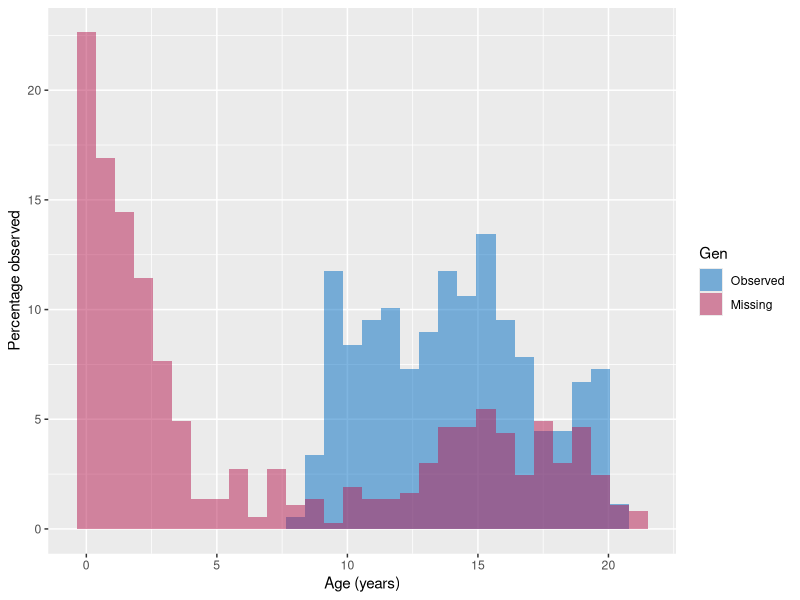
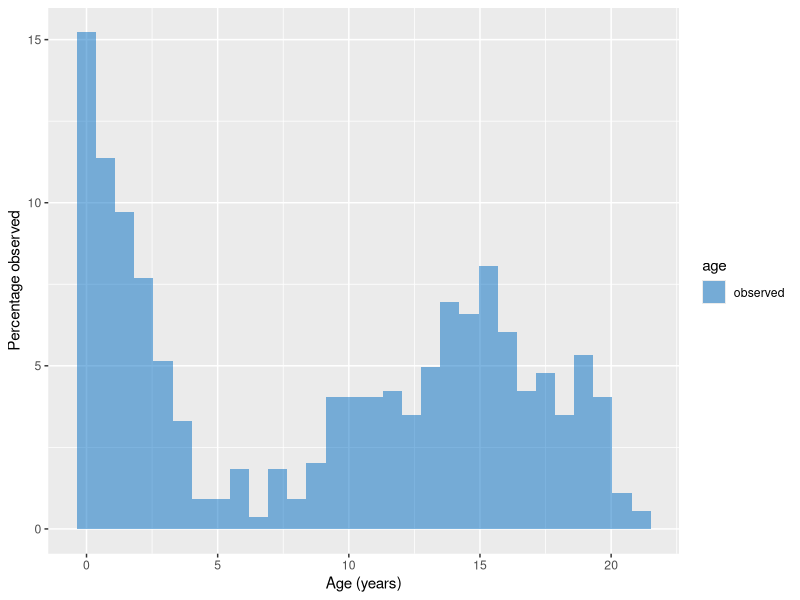
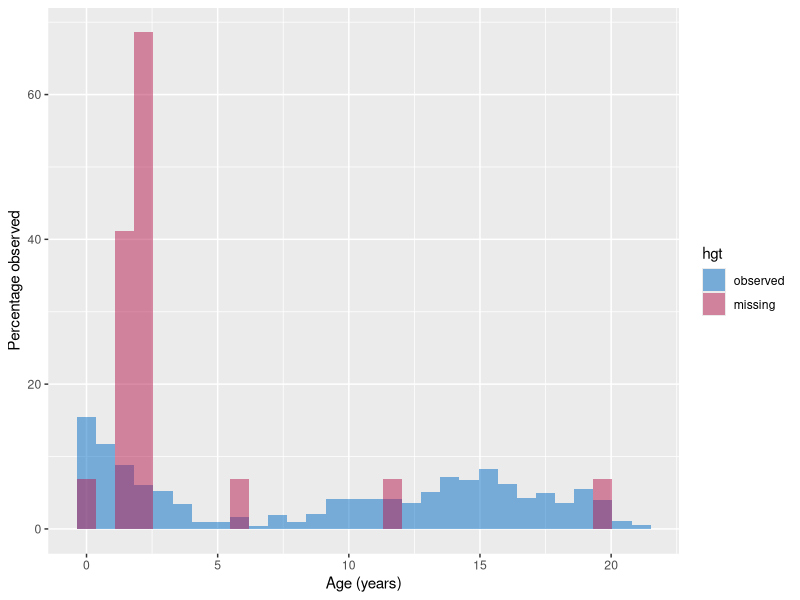
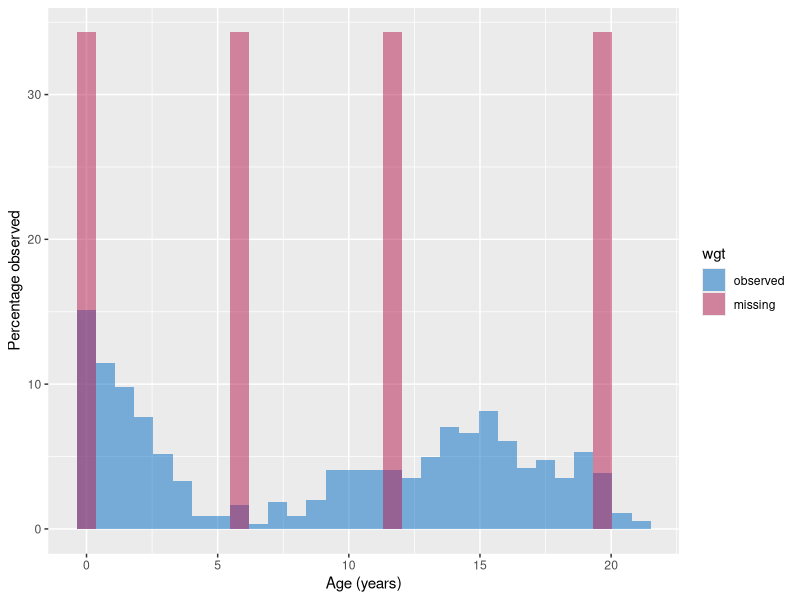
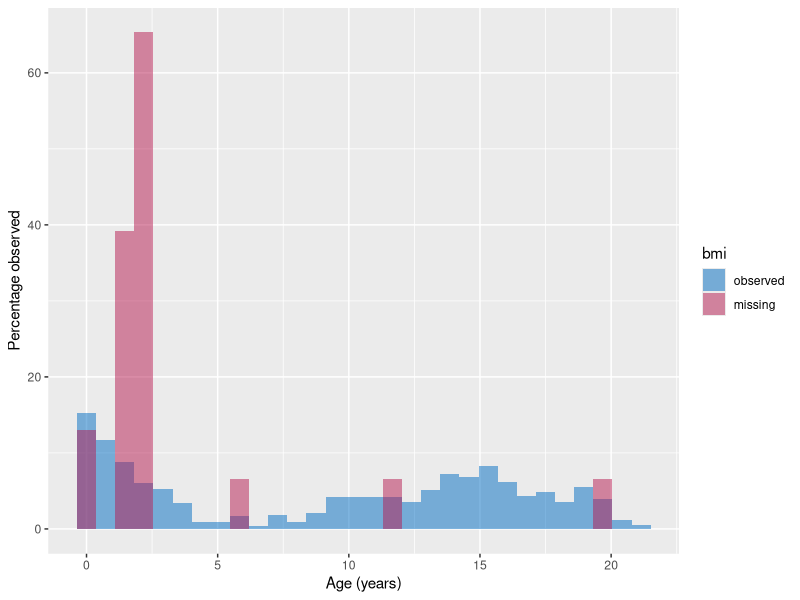
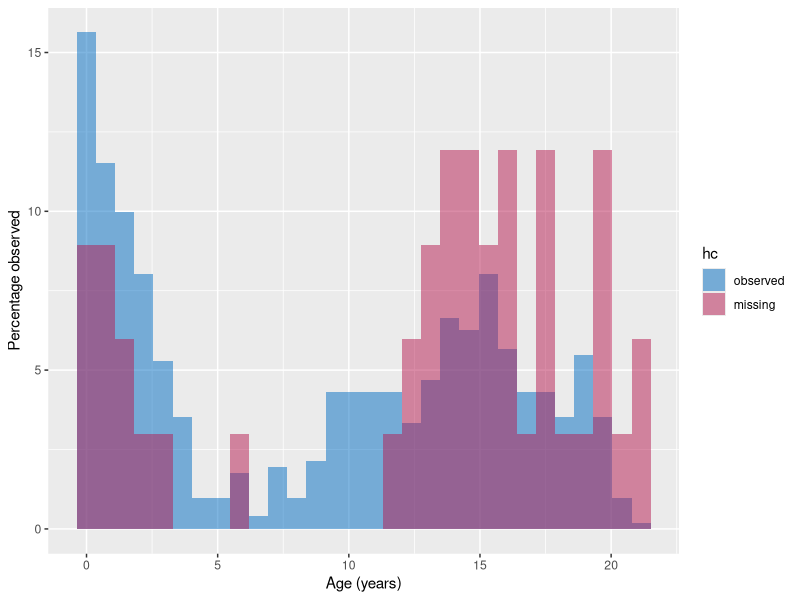
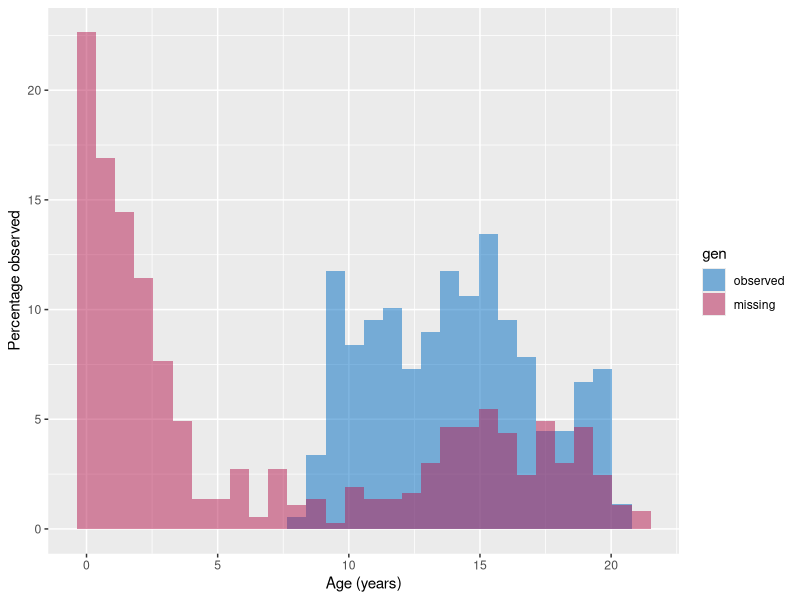
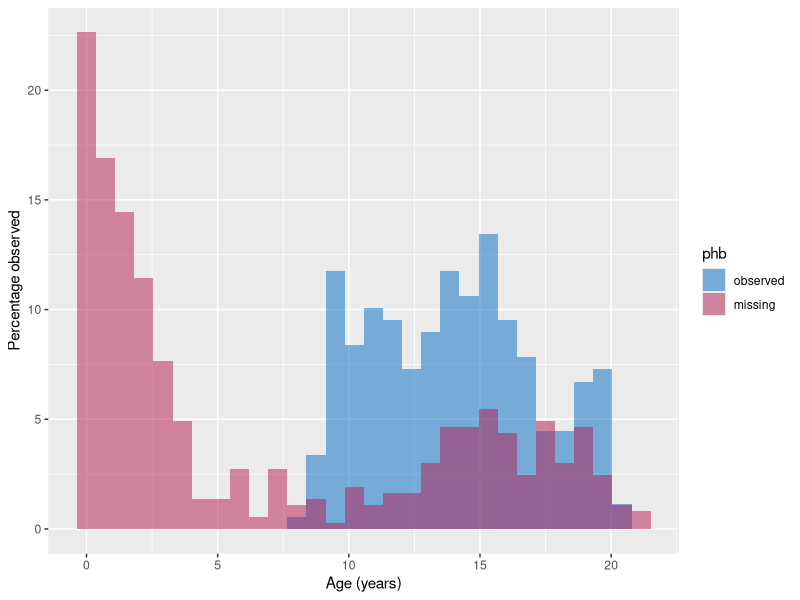

Source code (R) for these figures, in order:
## ---- chunk 1
# set-up environment
library(mice) # Data imputation
library(dplyr) # Data manipulation
library(magrittr)
library(broom)
library(ggplot2)
library(purrr)
set.seed(123)
## ---- chunk 2
# # pre-processing
# Rgen <- is.na(boys$gen)
# levels(Rgen) <- c("Missing", "Observed")
dat <- boys # %>% as_tibble # %>% cbind(Rgen)

# plot relation between observed values in age and missingness in gen
dat %>%
  ggplot(aes(x = age, fill = is.na(gen))) +
  geom_histogram(aes(y = 100 * ..density..),
                 alpha = 0.5,
                 position = 'identity') +
  xlab("Age (years)") +
  ylab("Percentage observed") +
  scale_fill_manual(
    name = "Gen",
    breaks = c("FALSE", "TRUE"),
    labels = c("Observed", "Missing"),
    values = c("#006CC2", "#B61A51")
  )

# evaluate statistically
out_Rgen <- dat %>% lm(age ~ is.na(gen), data = .)
out_int <- dat %>% lm(age ~ 1, data = .)
anova(out_int, out_Rgen)
## ---- chunk 3
out_gen <- dat %>% lm(age ~ gen, data = .)
out_int_gen <- dat %>% filter(!is.na(gen)) %>% lm(age ~ 1, data = .)
anova(out_int_gen, out_gen)
## ---- chunk 4
# explore map functionalities
test_miss <- function(.x){
  return(is.na(.x))
}
map(c(1, NA, 4, 7), test_miss)  

# inline function
map_df(c(1, NA, 4, 7), function(.x) {
  return(data.frame(entry = .x, 
                    is_NA = test_miss(.x)))
})

# shorter inline function
map_df(c(1, NA, 4, 7), ~{
  return(data.frame(entry = .x, 
                    is_NA = test_miss(.x)))
})

# test map functionalities
dat %>%  map_df(is.na)
dat %>% map_df(~(data.frame(n_miss = sum(is.na(.x)),
                                  class = class(.x))),
                     .id = "variable")

# apply map to our own problem
interc_only <- dat %>% lm(age ~ 1, data = .)
#age <- dat[,1]
# output_for_table <- dat %>% 
#   map(~{lm(dat$age~is.na(.x)) %>% 
#       anova(interc_only, .)}, .id = "variable")
dat %>% 
  map(~{lm(age~is.na(.x), data = dat) %>% anova(interc_only, .)})
      
# this works, but only for age as outcome. now apply to all variables.

## ---- chunk 5
# plot this for each missingness indicator
vars <- names(dat)
vars %>%
  map(~{ggplot(data=dat, aes(x = age, fill = is.na(.data[[.x]]))) +
  geom_histogram(aes(y = 100 * ..density..),
                 alpha = 0.5,
                 position = 'identity') +
  xlab("Age (years)") +
  ylab("Percentage observed") +
  scale_fill_manual(
    name = .x,
    breaks = c("FALSE", "TRUE"),
    labels = c("observed", "missing"),
    values = c("#006CC2", "#B61A51")
  )})

# now for all vars as outcome
## ---- chunk 6
# apply map to our own problem
interc_only <- dat %>% lm(age ~ 1, data = .)
vars <- names(dat)
#dat %>% map(~class(.x)=="numeric")
#dat[ ,map_lgl(dat, is.numeric)]
#dat %>% map(~is.numeric(.x)) select_if(x, is.numeric)
cont_vars <- dat %>% select_if(is.numeric) %>% names()
#walk(cont_vars,~ walk(vars, ~ print(paste(.x, .y, sep = "-")),.y=.x))
#test <- map(cont_vars, function(x) map(vars, function(y) c(x,y)))
#test <- map(cont_vars, function(x) map(vars, function(y) c(dat[1,x],is.na(dat[1,y]))))
test <- map(cont_vars, function(x) map(vars, function(y) lm(dat[,x]~is.na(dat[,y]))))

# this works for the lm, but not yet for the intercep-only model
#all_interc_only <- cont_vars %>% map(~lm(dat[,.x] ~ 1))
# test2 <- map(cont_vars, function(x) map(vars, function(y) lm(dat[,x]~is.na(dat[,y])) %>% anova(interc_only[[x]], .)))
# map(test, function(x) map(interc_only, function(y) anova(y,x)))
test2 <- map(cont_vars, function(x) map(vars, function(y) {anova(lm(dat[,x]~1), lm(dat[,x]~is.na(dat[,y])))}))


## ---- chunk 7
# create density plots for all continuous variables and all missingness indicators
test <- map(cont_vars, function(x) map(vars, function(y) lm(dat[,x]~is.na(dat[,y]))))

plots <- map(cont_vars, function(x) map(vars, function(z) {ggplot(data = dat, aes(x = dat[,x], fill = is.na(dat[,z]))) +
  geom_histogram(alpha = 0.5, position = 'identity') +
  xlab(paste0(x)) +
  ylab("number of cases") +
  scale_fill_manual(
    name = z,
    breaks = c("FALSE", "TRUE"),
    labels = c("observed", "missing"),
    values = c("#006CC2", "#B61A51")
  )
  }))

